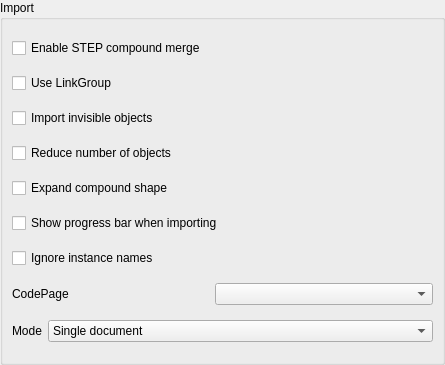
<?xml version="1.0" encoding="UTF-8"?>
<ui version="4.0">
 <class>PartGui::DlgImportStep</class>
 <widget class="QWidget" name="PartGui::DlgImportStep">
  <property name="geometry">
   <rect>
    <x>0</x>
    <y>0</y>
    <width>445</width>
    <height>365</height>
   </rect>
  </property>
  <property name="windowTitle">
   <string>STEP Import Settings</string>
  </property>
  <layout class="QGridLayout" name="gridLayout_4">
   <property name="margin">
    <number>0</number>
   </property>
   <item row="1" column="0">
    <widget class="QGroupBox" name="GroupBox2">
     <property name="title">
      <string>Import</string>
     </property>
     <layout class="QVBoxLayout" name="verticalLayout">
      <item>
       <widget class="Gui::PrefCheckBox" name="checkBoxMergeCompound">
        <property name="toolTip">
         <string>Merges all shapes into a single compound during import, resolving part instances and applying transforms. Increases import time but does not affect geometry accuracy or rendering quality.</string>
        </property>
        <property name="text">
         <string>Enable STEP compound merge</string>
        </property>
        <property name="prefEntry" stdset="0">
         <cstring>ReadShapeCompoundMode</cstring>
        </property>
        <property name="prefPath" stdset="0">
         <cstring>Mod/Import/hSTEP</cstring>
        </property>
       </widget>
      </item>
      <item>
       <widget class="Gui::PrefCheckBox" name="checkBoxUseLinkGroup">
        <property name="toolTip">
         <string>Select this to use App::LinkGroup as group container, or else use App::Part</string>
        </property>
        <property name="text">
         <string>Use LinkGroup</string>
        </property>
        <property name="prefEntry" stdset="0">
         <cstring>UseLinkGroup</cstring>
        </property>
        <property name="prefPath" stdset="0">
         <cstring>Mod/Import</cstring>
        </property>
       </widget>
      </item>
      <item>
       <widget class="Gui::PrefCheckBox" name="checkBoxImportHiddenObj">
        <property name="toolTip">
         <string>Select this to import invisible objects</string>
        </property>
        <property name="text">
         <string>Import invisible objects</string>
        </property>
        <property name="prefEntry" stdset="0">
         <cstring>ImportHiddenObject</cstring>
        </property>
        <property name="prefPath" stdset="0">
         <cstring>Mod/Import</cstring>
        </property>
       </widget>
      </item>
      <item>
       <widget class="Gui::PrefCheckBox" name="checkBoxReduceObjects">
        <property name="toolTip">
         <string>Reduce number of objects using Link array</string>
        </property>
        <property name="text">
         <string>Reduce number of objects</string>
        </property>
        <property name="prefEntry" stdset="0">
         <cstring>ReduceObjects</cstring>
        </property>
        <property name="prefPath" stdset="0">
         <cstring>Mod/Import</cstring>
        </property>
       </widget>
      </item>
      <item>
       <widget class="Gui::PrefCheckBox" name="checkBoxExpandCompound">
        <property name="toolTip">
         <string>Expand compound shape with multiple solids</string>
        </property>
        <property name="text">
         <string>Expand compound shape</string>
        </property>
        <property name="prefEntry" stdset="0">
         <cstring>ExpandCompound</cstring>
        </property>
        <property name="prefPath" stdset="0">
         <cstring>Mod/Import</cstring>
        </property>
       </widget>
      </item>
      <item>
       <widget class="Gui::PrefCheckBox" name="checkBoxShowProgress">
        <property name="toolTip">
         <string>Show progress bar when importing</string>
        </property>
        <property name="text">
         <string>Show progress bar when importing</string>
        </property>
        <property name="prefEntry" stdset="0">
         <cstring>ShowProgress</cstring>
        </property>
        <property name="prefPath" stdset="0">
         <cstring>Mod/Import</cstring>
        </property>
       </widget>
      </item>

      <item>
       <widget class="Gui::PrefCheckBox" name="checkBoxUseBaseName">
        <property name="toolTip">
         <string>Do not use instance names. Useful for some legacy STEP files with non-meaningful auto-generated instance names.</string>
        </property>
        <property name="text">
         <string>Ignore instance names</string>
        </property>
        <property name="prefEntry" stdset="0">
         <cstring>UseBaseName</cstring>
        </property>
        <property name="prefPath" stdset="0">
         <cstring>Mod/Import</cstring>
        </property>
       </widget>
      </item>
      <item>
       <layout class="QHBoxLayout" name="horizontalLayout_2">
        <item>
         <widget class="QLabel" name="label_6">
          <property name="enabled">
           <bool>true</bool>
          </property>
          <property name="minimumSize">
           <size>
            <width>197</width>
            <height>0</height>
           </size>
          </property>
          <property name="text">
           <string>CodePage</string>
          </property>
         </widget>
        </item>
        <item>
         <widget class="Gui::PrefComboBox" name="comboBoxImportCodePage">
          <property name="sizePolicy">
           <sizepolicy hsizetype="Expanding" vsizetype="Fixed">
            <horstretch>0</horstretch>
            <verstretch>0</verstretch>
           </sizepolicy>
          </property>
          <property name="prefEntry" stdset="0">
           <cstring>ImportCodePage</cstring>
          </property>
          <property name="prefPath" stdset="0">
           <cstring>Mod/Import</cstring>
          </property>
         </widget>
        </item>
       </layout>
      </item>
      <item>
       <layout class="QHBoxLayout" name="horizontalLayout">
        <item>
         <widget class="QLabel" name="label_5">
          <property name="text">
           <string>Mode</string>
          </property>
         </widget>
        </item>
        <item>
         <widget class="Gui::PrefComboBox" name="comboBoxImportMode">
          <property name="sizePolicy">
           <sizepolicy hsizetype="Expanding" vsizetype="Fixed">
            <horstretch>0</horstretch>
            <verstretch>0</verstretch>
           </sizepolicy>
          </property>
          <property name="prefEntry" stdset="0">
           <cstring>ImportMode</cstring>
          </property>
          <property name="prefPath" stdset="0">
           <cstring>Mod/Import</cstring>
          </property>
          <item>
           <property name="text">
            <string>Single document</string>
           </property>
          </item>
          <item>
           <property name="text">
            <string>Assembly per document</string>
           </property>
          </item>
          <item>
           <property name="text">
            <string>Assembly per document in sub-directory</string>
           </property>
          </item>
          <item>
           <property name="text">
            <string>Object per document</string>
           </property>
          </item>
          <item>
           <property name="text">
            <string>Object per document in sub-directory</string>
           </property>
          </item>
         </widget>
        </item>
       </layout>
      </item>
     </layout>
    </widget>
   </item>
  </layout>
 </widget>
 <customwidgets>
  <customwidget>
   <class>Gui::PrefCheckBox</class>
   <extends>QCheckBox</extends>
   <header>Gui/PrefWidgets.h</header>
  </customwidget>
  <customwidget>
   <class>Gui::PrefComboBox</class>
   <extends>QComboBox</extends>
   <header>Gui/PrefWidgets.h</header>
  </customwidget>
 </customwidgets>
 <tabstops>
  <tabstop>checkBoxMergeCompound</tabstop>
  <tabstop>checkBoxUseLinkGroup</tabstop>
  <tabstop>checkBoxImportHiddenObj</tabstop>
  <tabstop>checkBoxReduceObjects</tabstop>
  <tabstop>checkBoxExpandCompound</tabstop>
  <tabstop>checkBoxUseBaseName</tabstop>
  <tabstop>comboBoxImportMode</tabstop>
 </tabstops>
 <resources/>
 <connections/>
</ui>
